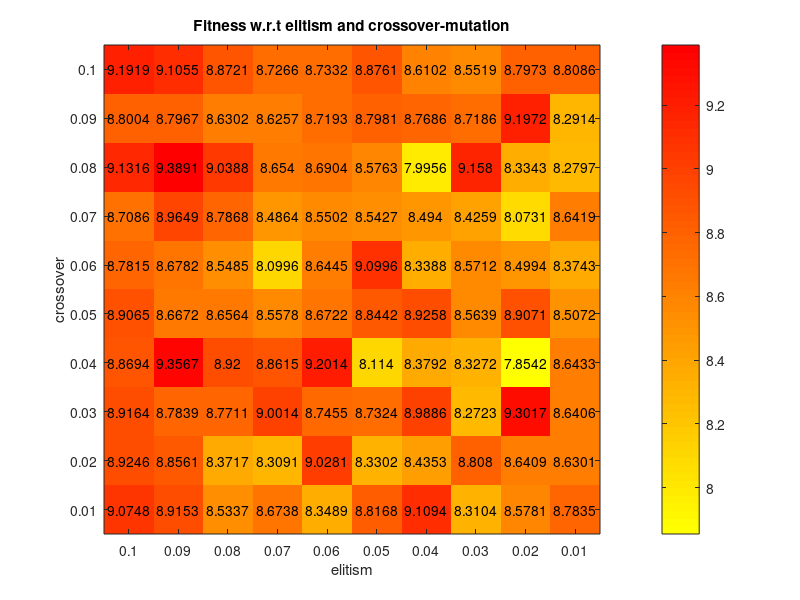

The MATLAB script that drew this image:
f = figure;
m = [ 0.9300    0.8420    0.8400    1.0120    0.8860    0.8490    0.8650    0.8610    0.8770    0.8780;
    0.7880    0.9960    0.9040    0.8080    0.8140    0.8250    0.9150    0.9580    0.9400    0.9280;
    0.8380    0.8170    0.9280    0.7950    0.8000    0.8040    0.8180    0.8960    0.9730    1.1240;
    0.7850    0.7710    0.7860    0.8200    0.8320    0.8380    0.8520    0.8640    0.8390    0.8550;
    0.7380    0.7630    0.7590    0.7570    0.8000    0.7900    0.7920    0.7860    0.7900    0.8120;
    0.6940    0.7050    0.7010    0.6930    0.7110    0.7200    0.7180    0.7250    0.7460    0.7350;
    0.6520    0.6500    0.6650    0.6670    0.6770    0.7370    0.7710    0.7340    0.7000    0.7250;
    0.6330    0.6530    0.6550    0.6560    0.6610    0.6580    0.6850    0.6780    0.6970    0.6980;
    0.6180    0.6440    0.6470    0.6660    0.6810    0.6730    0.6820    0.6540    0.6800    0.6950;
    0.6110    0.6620    0.6300    0.5930    0.6110    0.6490    0.6240    0.6270    0.6280    0.6370];

m = [ 9.1919    9.1055    8.8721    8.7266    8.7332    8.8761    8.6102    8.5519    8.7973    8.8086;
    8.8004    8.7967    8.6302    8.6257    8.7193    8.7981    8.7686    8.7186    9.1972    8.2914;
    9.1316    9.3891    9.0388    8.6540    8.6904    8.5763    7.9956    9.1580    8.3343    8.2797;
    8.7086    8.9649    8.7868    8.4864    8.5502    8.5427    8.4940    8.4259    8.0731    8.6419;
    8.7815    8.6782    8.5485    8.0996    8.6445    9.0996    8.3388    8.5712    8.4994    8.3743;
    8.9065    8.6672    8.6564    8.5578    8.6722    8.8442    8.9258    8.5639    8.9071    8.5072;
    8.8694    9.3567    8.9200    8.8615    9.2014    8.1140    8.3792    8.3272    7.8542    8.6433;
    8.9164    8.7839    8.7711    9.0014    8.7455    8.7324    8.9886    8.2723    9.3017    8.6406;
    8.9246    8.8561    8.3717    8.3091    9.0281    8.3302    8.4353    8.8080    8.6409    8.6301;
    9.0748    8.9153    8.5337    8.6738    8.3489    8.8168    9.1094    8.3104    8.5781    8.7835];





x = [1 1 1 1 1 1 1 1 1 1 2 2 2 2 2 2 2 2 2 2 3 3 3 3 3 3 3 3 3 3 4 4 4 4 4 4 4 4 4 4 5 5 5 5 5 5 5 5 5 5 6 6 6 6 6 6 6 6 6 6 7 7 7 7 7 7 7 7 7 7 8 8 8 8 8 8 8 8 8 8 9 9 9 9 9 9 9 9 9 9 10 10 10 10 10 10 10 10 10 10 ];
y = [10 9 8 7 6 5 4 3 2 1 10 9 8 7 6 5 4 3 2 1 10 9 8 7 6 5 4 3 2 1 10 9 8 7 6 5 4 3 2 1 10 9 8 7 6 5 4 3 2 1 10 9 8 7 6 5 4 3 2 1 10 9 8 7 6 5 4 3 2 1 10 9 8 7 6 5 4 3 2 1 10 9 8 7 6 5 4 3 2 1 10 9 8 7 6 5 4 3 2 1 ];

y = flip(y);
t=num2cell(m);

t = cellfun(@num2str, t, 'UniformOutput', false); % convert to string
yes = {'0.1'; '0.09'; '0.08'; '0.07'; '0.06'; '0.05';'0.04'; '0.03'; '0.02'; '0.01'};
names = {'0.1'; '0.09'; '0.08'; '0.07'; '0.06'; '0.05';'0.04'; '0.03'; '0.02'; '0.01'};
imagesc(m);
title('Fitness w.r.t elitism and crossover-mutation');

set(gca,'xtick',[1:10],'xticklabel',names);
set(gca,'ytick',[1:10],'yticklabel',yes);
xlabel('elitism');
ylabel('crossover');
hold on
colormap(flipud(autumn))
%imshow(m);
text(y,x,t', 'HorizontalAlignment','center')
colorbar;
